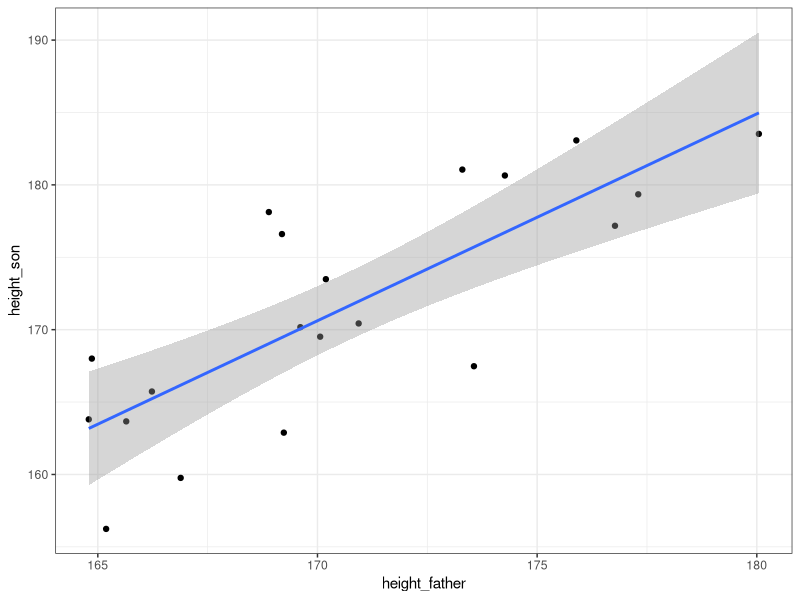
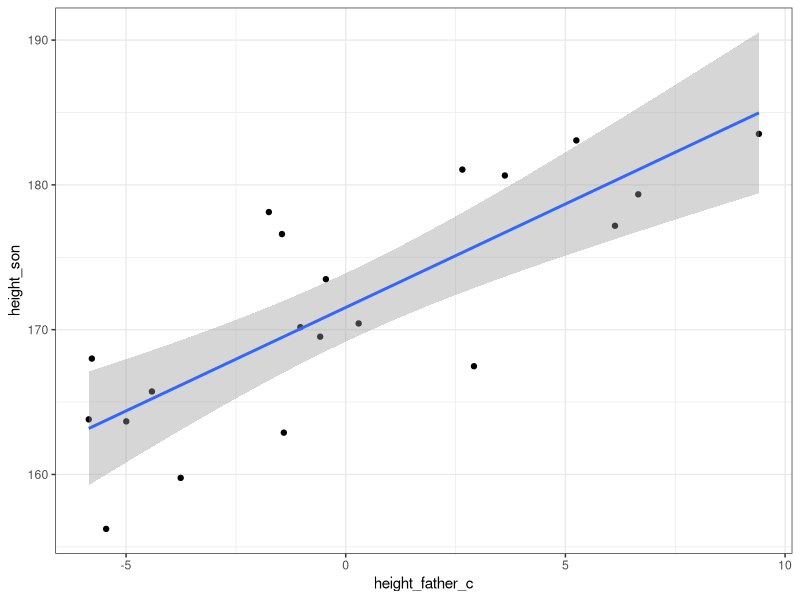
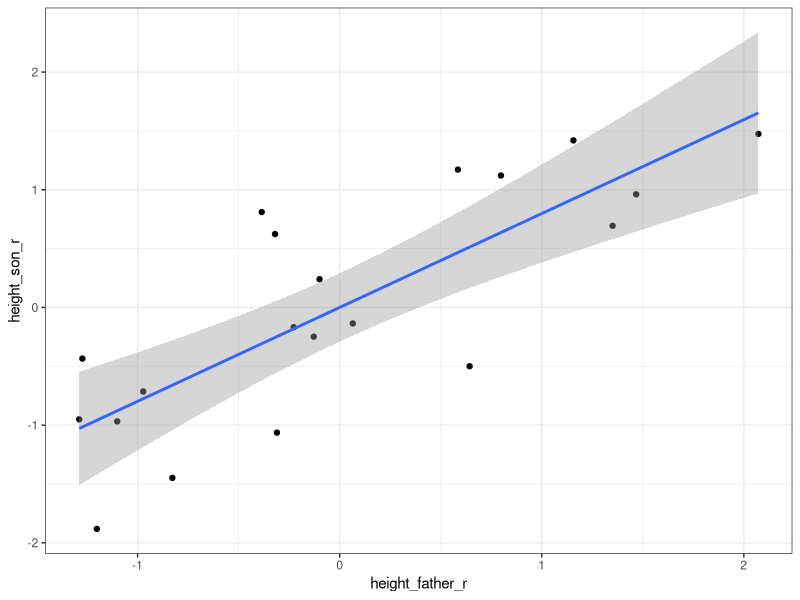
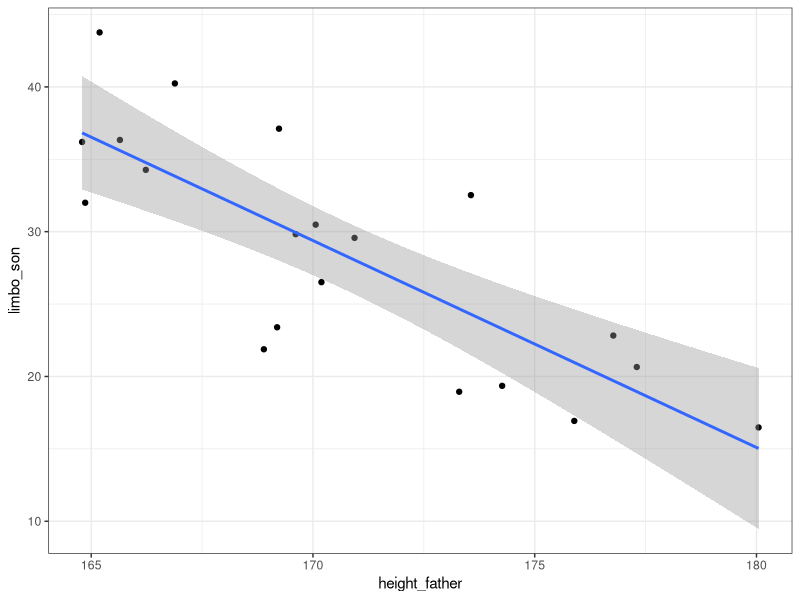
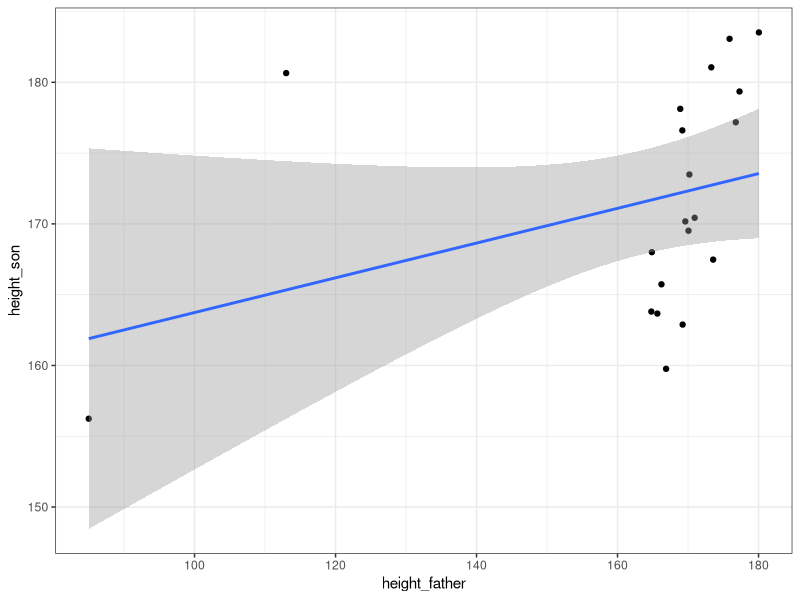

Recreate these plots in R, in order.
# plot
# predict
# CI / error / t / p

# -- head -- #

setwd('~/Work/Adjunktus/HaladóRÓra/haladorrepo/')

library(tidyverse)
library(broom)

# -- functions -- #

plotLM = function(dat,x,y){
  dat %>% 
    ggplot(aes({{x}},{{y}})) +
    geom_point() +
    geom_smooth(method = 'lm') +
    theme_bw()
}

# -- read -- #

d1 = read_tsv('dat/l2d1.tsv')
d2 = read_tsv('dat/l2d2.tsv')
d3 = read_tsv('dat/l2d3.tsv')
d4 = read_tsv('dat/l2d4.tsv')
d5 = read_tsv('dat/l2d5.tsv')

# -- main -- #

# d1: heights, not centered
plotLM(d1,height_father,height_son)
with(d1, cor(height_father,height_son))
lm1 = lm(height_son ~ height_father, data = d1)
lm1
summary(lm1)
tidy(lm1, conf.int = T)
# intercept: a nulla centis apa gyermeke

# d2: heights, f centered
plotLM(d2,height_father_c,height_son)
with(d2, cor(height_father_c,height_son))
lm2 = lm(height_son ~ height_father_c, data = d2)
lm2
tidy(lm2, conf.int = T)

# d3: heights, f scaled
plotLM(d3,height_father_r,height_son_r)
with(d3, cor(height_father_r,height_son_r))
lm3 = lm(height_son_r ~ height_father_r, data = d3)
lm3
tidy(lm3, conf.int = T)

# d4: limbo!
plotLM(d4,height_father,limbo_son)
with(d4, cor(height_father,limbo_son))
lm4 = lm(limbo_son ~ height_father, data = d4)
tidy(lm4, conf.int = T)

# d5: outliers
plotLM(d5,height_father,height_son)
with(d5, cor(height_father,height_son))
lm5 = lm(height_son ~ height_father, data = d5)
tidy(lm5, conf.int = T)

# and now we predict

predict(lm1)
predict(lm1, tibble(height_father = 195))


predict(lm2)
predict(lm2, tibble(height_father_c = 195))


# confint!
# Confidence intervals tell you about how well you have determined the mean. Assume that the data really are randomly sampled from a Gaussian distribution. If you do this many times, and calculate a confidence interval of the mean from each sample, you'd expect about 95 % of those intervals to include the true value of the population mean. The key point is that the confidence interval tells you about the likely location of the true population parameter.
# 
# Prediction intervals tell you where you can expect to see the next data point sampled. Assume that the data really are randomly sampled from a Gaussian distribution. Collect a sample of data and calculate a prediction interval. Then sample one more value from the population. If you do this many times, you'd expect that next value to lie within that prediction interval in 95% of the samples.The key point is that the prediction interval tells you about the distribution of values, not the uncertainty in determining the population mean. 
# r2
# model sum of squares, or SSM /  total sum of squares, or SST
summary(lm1)
confint(lm1)
predict(lm1, tibble(height_father = 195), interval='confidence')
predict(lm2, tibble(height_father_c = 195), interval='confidence')
